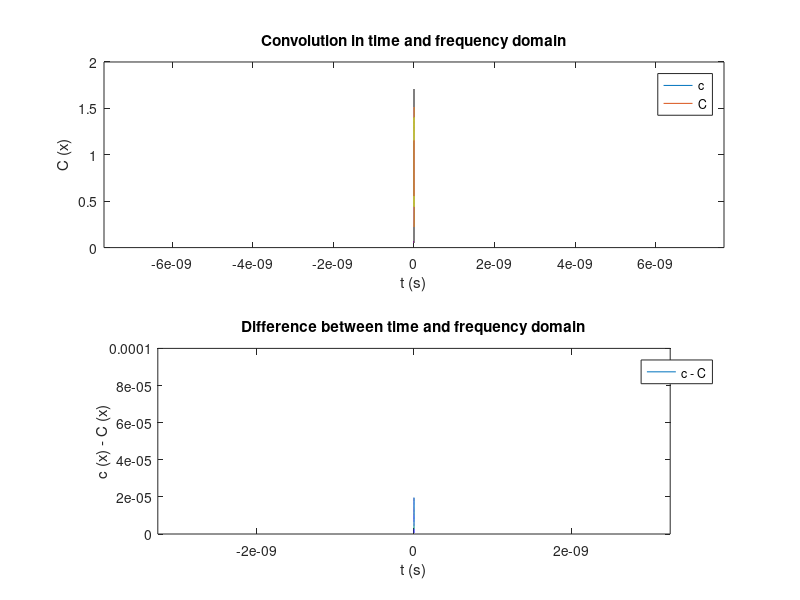

Write MATLAB code to recreate this figure.
clc; clear;

% exp(-(t/t0)^2) = t0 * sqrt(pi) * exp(-ω^2 * t^2 / 4)

% Definitions
pico = 10^-12;  % define pico 

Fs = 5000;    % sampling frequency

% Constructing Pulses
t = (-5: 1/Fs: 5 - 1 / Fs) * pico;
a = 1*(t>-2 * pico)-1*(t>2 * pico);    % Square wave with T1 = 2ps
b = exp(-t.^2 / (1 * pico)^2);    % Gaussian pulse of t0 = 1ps

% Performing Convolution in time domain
c = conv(a, b) / Fs;
t1 = (-10 + 1 / Fs: 1/Fs: 10 - 1 / Fs) * pico;
subplot(2, 1, 1);
plot(t1, c);
hold on;

% Performing Convolution in freq domain
FT_a = fft(a);    % Fourier transform of the two signals
FT_b = fft(b);
FT_C = FT_a .* FT_b;    % A convolution B in time domain means A * B in frequency domain
C = ifftshift(abs(ifft(FT_C))) / Fs;    % Turn C from freq domain back to time domain
plot(t, C);
hold off;
title('Convolution in time and frequency domain');
axis([-5 * pico, 5 * pico, 0, 2]);
legend('c', 'C');
xlabel('t (s)');
ylabel('C (x)');

% Perform difference of c and C
dif = (length(t1) - length(t)) / 2;
c = c(dif + 1: length(t1) - dif);
t1 = t1(dif + 1: length(t1) - dif);
subplot(2, 1, 2);
plot(t1, C - c);
title('Difference between time and frequency domain');
axis([-5 * pico, 5 * pico, 0, 10^-4]);
legend('c - C');
xlabel('t (s)');
ylabel('c (x) - C (x)');
